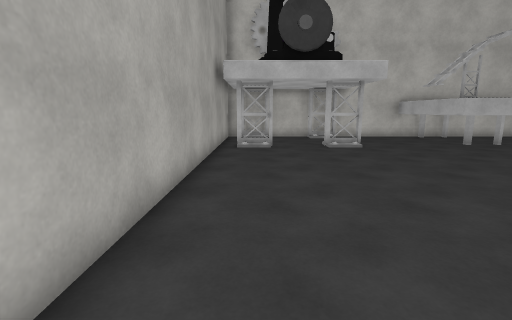
view 1 (above)

19 first-person views from a walk through a Unity game level. The camera is 1.4 m above the floor, tilts 10° down and sees 85° across. The floor is counted in squares, 1 m on a side. Each view is taken from the middle of a square. On the plan, view 1 faces up. The plan holds only what a view shows up to about 14 squares ahead; the rest is blank. The player is left out. Surface patterns are stand-ins for the level's own textures.

view 2
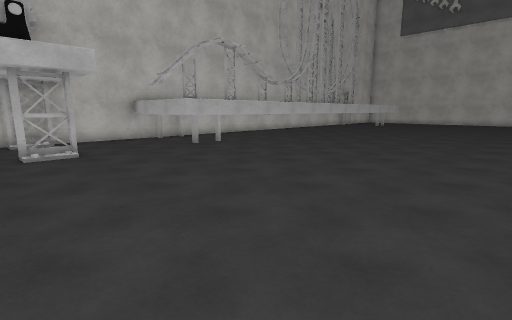

view 3
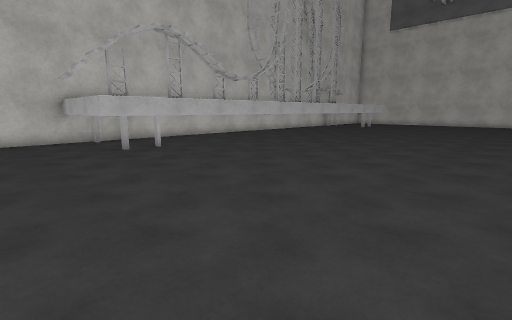

view 4
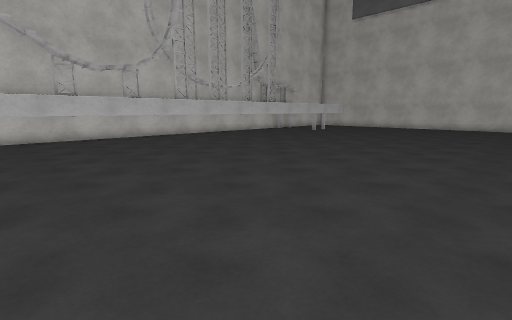

view 5
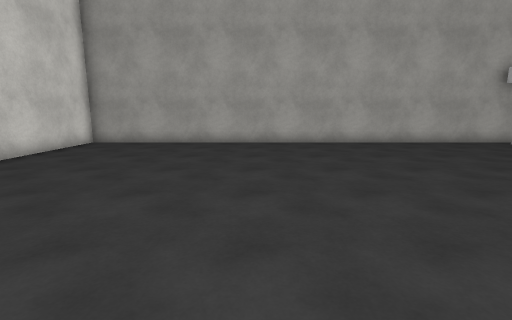

view 6
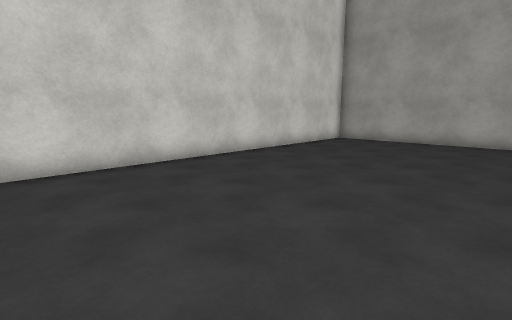

view 7
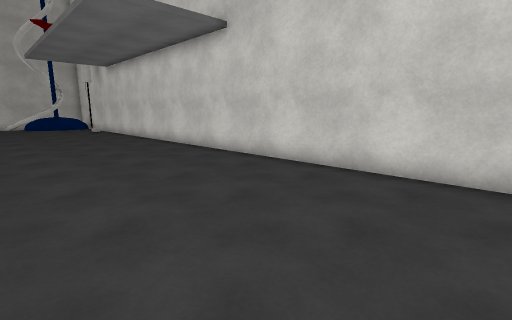

view 8
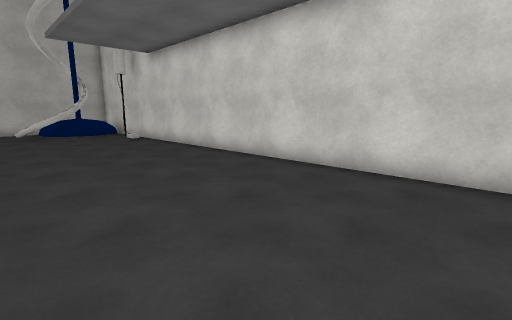

view 9
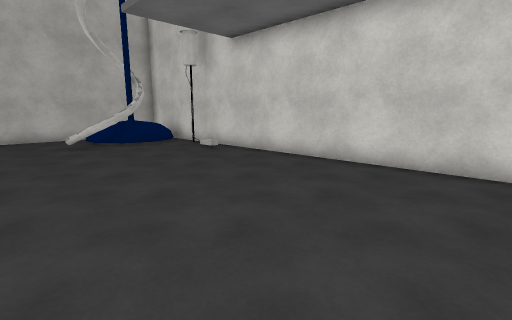

view 10
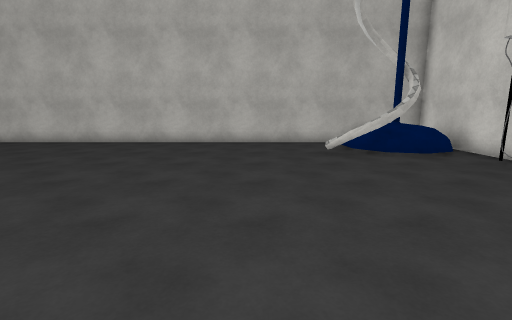

view 11
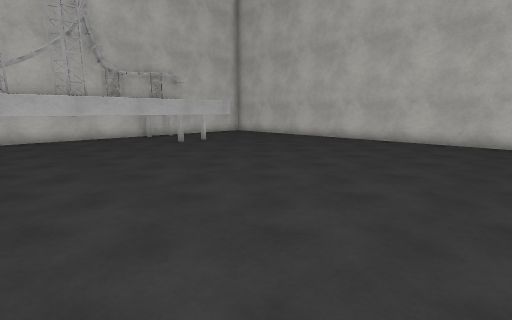

view 12
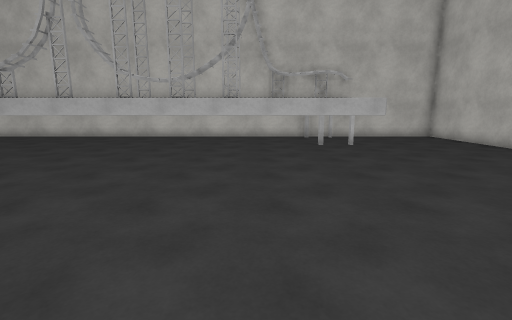

view 13
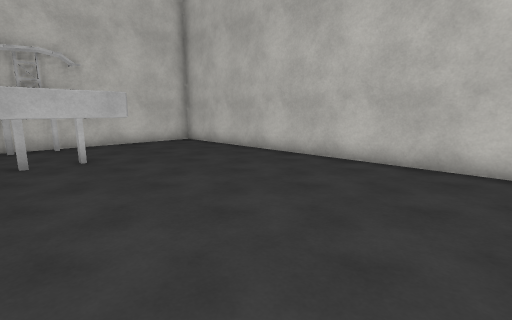

view 14
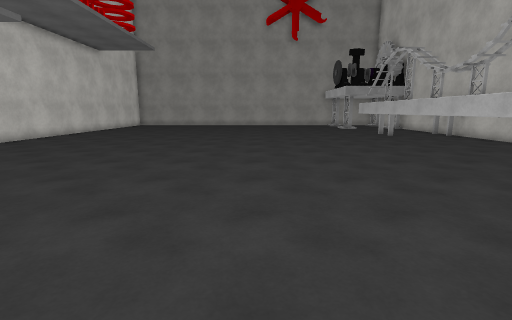

view 15
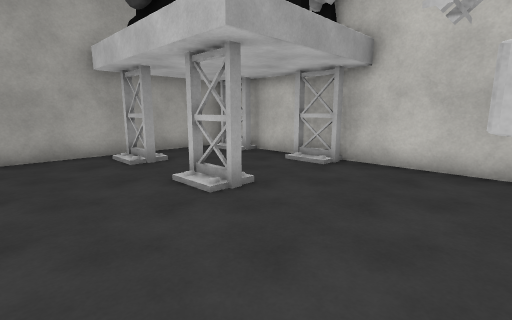

view 16
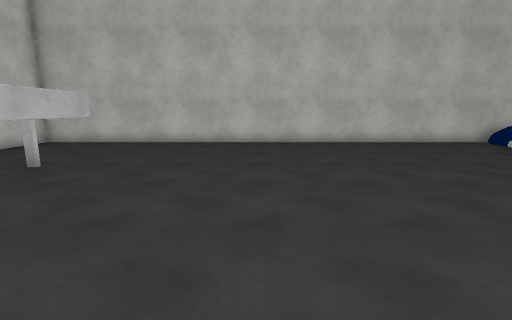

view 17
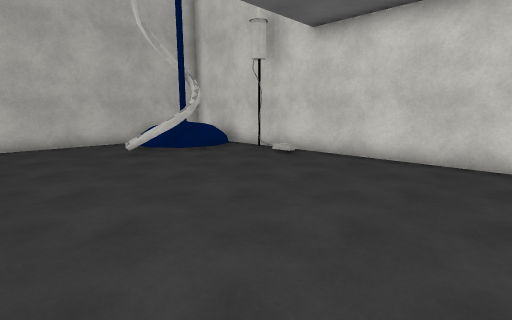

view 18
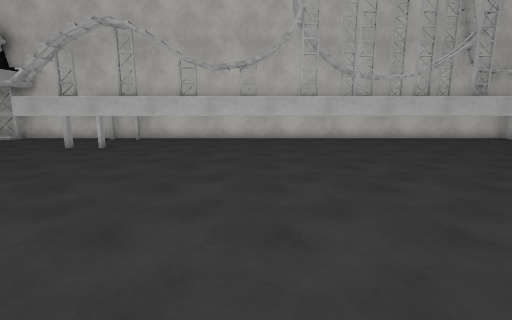

view 19
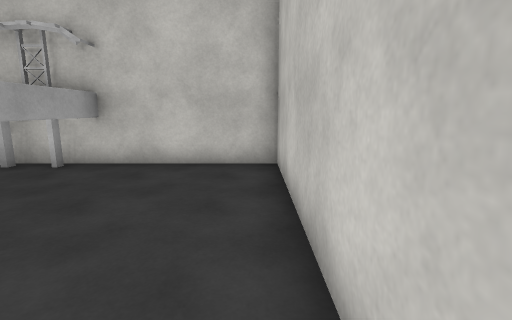

### Floor plan
Key: @ floor where view 1 was taken; # wall or solid block; x gap in a wall; . floor; = window, fence, low wall or low ledge; ^ raised ledge.
Columns run from 2 left of view 1 to 36 right of it. Each row starts with its distance up from view 1.
 16   ########^^^^^^^^^        ############
 15 ###..##...^^^                  ###....#
 14 #.........^           ^          ^....#
 13 #.........^           ^          ^....#
 12 #.........###                  ^^^....#
 11 #x#..##...##################^^^^^^....#
 10 #.....................................#
  9 #.....................................#
  8 #.....................................#
  7 #.....................................#
  6 #.....................................#
  5 #.....................................#
  4 #.....................................#
  3 #.....................................#
  2 #.....................................#
  1 #.....................................#
  0 #.@...................................#
 -1 #.....................................#
 -2 #.....................................#
 -3 #.................................=...#
 -4 #.................................x==##
 -5 #.................................#^^##
 -6 #.................................####
 -7 #..................................##
 -8 ####################################

Positions as (right, up) in squares from view 1, and headings:
1: (0, 0), facing up
2: (2, 1), facing up-right
3: (5, 1), facing up-right
4: (11, 0), facing up-right
5: (11, 0), facing left
6: (12, 0), facing down-left
7: (9, -1), facing down-right
8: (15, -1), facing down-right
9: (20, 0), facing down-right
10: (23, 0), facing right
11: (22, 0), facing up-right
12: (26, 0), facing up
13: (28, 3), facing up-right
14: (26, 4), facing left
15: (8, 8), facing up-left
16: (23, 6), facing right
17: (23, 1), facing down-right
18: (16, 1), facing up
19: (35, 8), facing up
